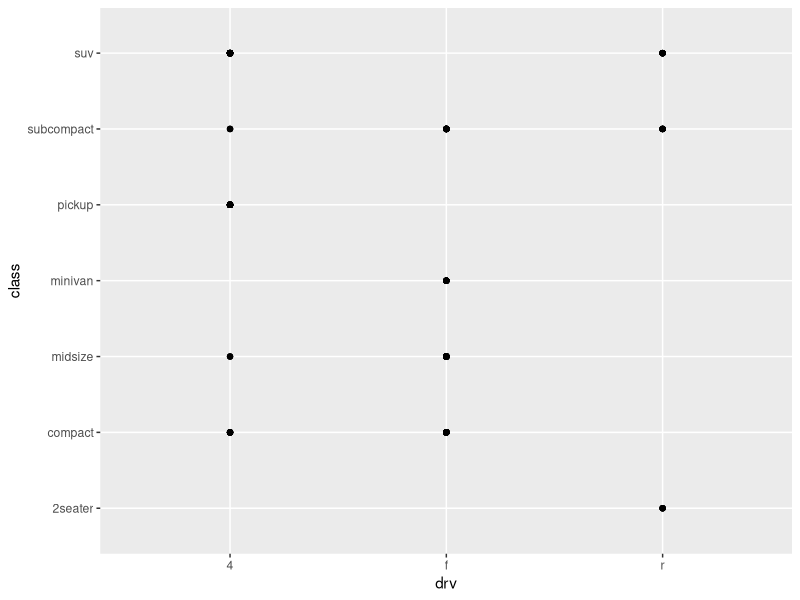

R code for this plot:
install.packages("ggplot2")
install.packages("tidyverse")

library(ggplot2)
library(tidyverse)

mpg
cars

view(mpg)

ggplot(data = mpg) +
  geom_point(mapping = aes(x = drv, y =class))
